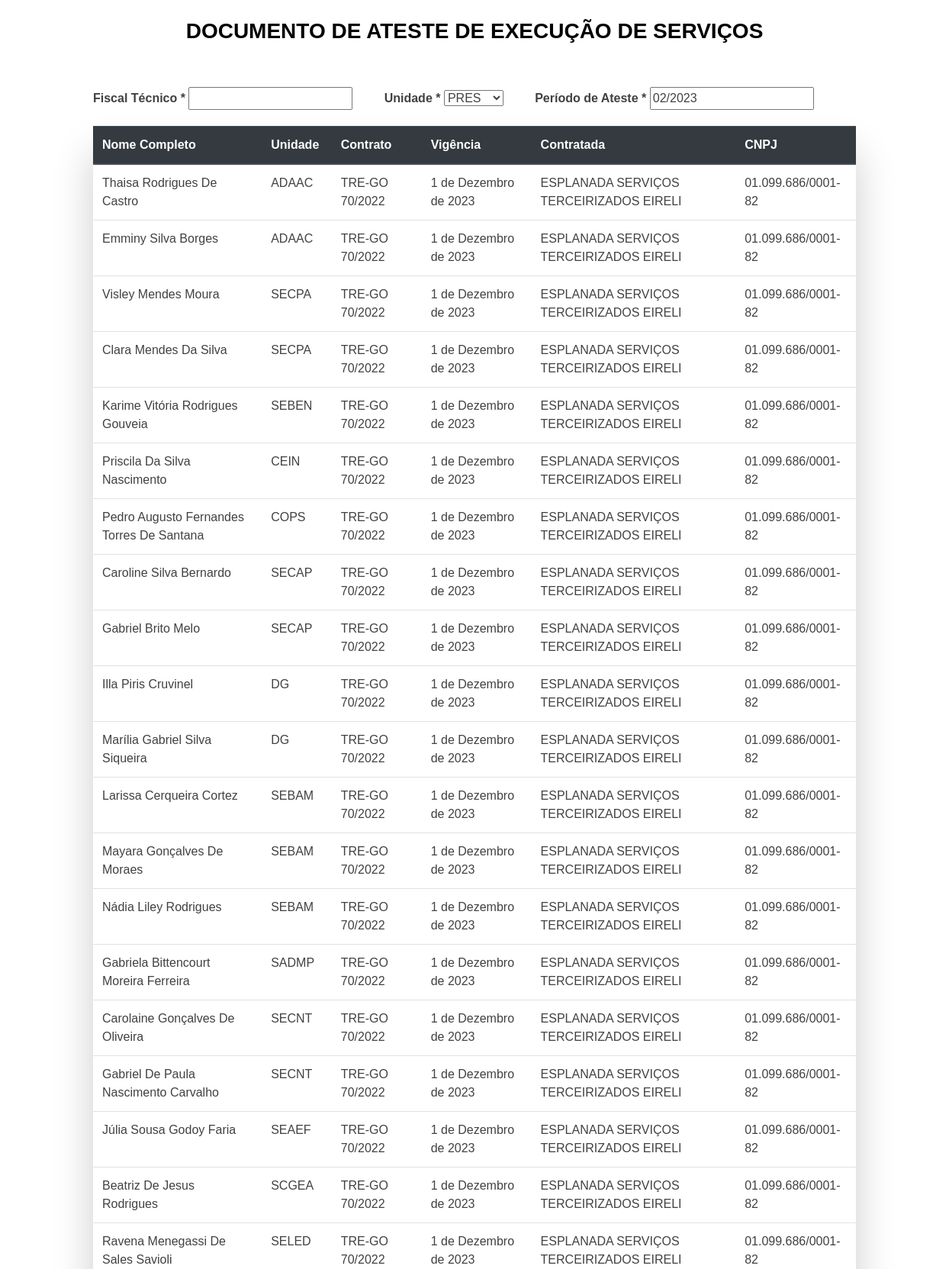
Screenshot of /gerador (signed in, upper part) with the database file from the repository.
### core/models.py (models this page shows, shortened)
class Terceirizado(models.Model):
    nome_completo = models.CharField(max_length=100)
    unidade = models.CharField(max_length=100)
    contrato = models.CharField(max_length=100)
    vigencia = models.DateField()
    contratada = models.CharField(max_length=100)
    cnpj_contratada = models.CharField(max_length=18)
    usuario_cadastro = models.CharField(max_length=100, blank=True)
    cargo = models.CharField(max_length=100)
    is_active = models.BooleanField(default=True)

### core/views.py (the view)
# urls.py: path('gerador', views.gerador, name='gerador'),
@login_required
def gerador(request):
    if request.method == 'GET':
        current_user = request.user
        today = datetime.date.today()
        first = today.replace(day=1)
        last_month = first - datetime.timedelta(days=1)
        referencia = last_month.strftime("%m/%Y")
        if request.user.is_superuser:
            terc = Terceirizado.objects.filter(is_active = True)
        else:
            terc = Terceirizado.objects.filter(usuario_cadastro = request.user.username).filter(is_active = True)
        context = {}
        context['user'] = current_user
        context['referencia'] = referencia
        context['terc'] = terc
        return render(request, 'gerador_DAES.html', context)

### templates/gerador_DAES.html (shortened to what this page needs)
<!DOCTYPE html>
{% load static %}
<html>
  <head>
    <link rel="stylesheet" type="text/css" href="{% static 'css/style.css' %}">
    <link rel="stylesheet" href="{% static 'css/bootstrap.min.css' %}">
  </head>
  <body id="container">
    <div class="testbox">
        <br>
        <center><h3 style="font-weight: bold; color: black;">DOCUMENTO DE ATESTE DE EXECUÇÃO DE SERVIÇOS</h3></center>
        <br>
        <br>
        <div class="atrasos">
          <div class="inlineatrasos" style="margin-right: 4.6vh;">
          <label style="font-weight: bold;" for="fiscal">Fiscal Técnico <span class="required">*</span></label>
          <input type="text" name="fiscal" value = "{{request.user.get_full_name}}" />
        </div>
        <div class="inlineatrasos" style="margin-right: 4.6vh;">
          <label style="font-weight: bold;" for="unidade">Unidade <span class="required">*</span></label>
          <select required name="unidade" id="unidSelect">
            <option value="pres">PRES</option>
          </select>
        </div>
      <div class="inlineatrasos">
          <label style="font-weight: bold;" for="periodo">Período de Ateste <span class="required">*</span></label>
          <input type="text" name="fiscal" value = "{{referencia}}" />
        </div>
      </div>
        <div class="table-wrapper-daes" style="margin: 10px 0px 0px;">
          <table class="table">
              <thead  class="thead-dark">
                  <tr>
                      <th>Nome Completo</th>
                      <th>Unidade</th>
                      <th>Contrato</th>
                      <th>Vigência</th>
                      <th>Contratada</th>
                      <th>CNPJ</th>
                  </tr>
              </thead>
              <tbody>
              {% for r in terc %}
                  <tr>
                      <td>{{ r.nome_completo }}</td>
                      <td>{{ r.unidade }}</td>
                      <td>{{ r.contrato }}</td>
                      <td>{{ r.vigencia }}</td>
                      <td>{{ r.contratada }}</td>
                      <td>{{ r.cnpj_contratada }}</td>
                  </tr>
              {% endfor %}
              </tbody>
          </table>
      </div>
      <br><br>
      <br>
        <br>
        <br>
    </div>
  </body>
</html>

### static/css/style.css (style rules this page uses)
* { box-sizing: border-box; -webkit-box-sizing: border-box; -moz-box-sizing: border-box; }
body { font-family: Helvetica; -webkit-font-smoothing: antialiased; background: rgb(194, 216, 240); }

### templates/gerador_DAES.html (style rules this page uses)
* { font-family: Arial, Helvetica, sans-serif; color: rgb(65, 65, 65); -webkit-print-color-adjust: exact !important; print-color-adjust: exact !important; }
#container { width: 1000px; margin: 0 auto; }
.atrasos .inlineatrasos { display: inline-block; }
.table-wrapper-daes { margin: 10px 70px 70px; box-shadow: 0px 35px 50px rgba( 0, 0, 0, 0.2 ); height: auto; }

### rows the page displays
Terceirizado: nome_completo "Thaisa Rodrigues De Castro", unidade "ADAAC", contrato "TRE-GO 70/2022", vigencia "1 de Dezembro de 2023", contratada "ESPLANADA SERVIÇOS TERCEIRIZADOS EIRELI", cnpj_contratada "01.099.686/0001-82"
Terceirizado: nome_completo "Emminy Silva Borges", unidade "ADAAC", contrato "TRE-GO 70/2022", vigencia "1 de Dezembro de 2023", contratada "ESPLANADA SERVIÇOS TERCEIRIZADOS EIRELI", cnpj_contratada "01.099.686/0001-82"
Terceirizado: nome_completo "Visley Mendes Moura", unidade "SECPA", contrato "TRE-GO 70/2022", vigencia "1 de Dezembro de 2023", contratada "ESPLANADA SERVIÇOS TERCEIRIZADOS EIRELI", cnpj_contratada "01.099.686/0001-82"
Terceirizado: nome_completo "Clara Mendes Da Silva", unidade "SECPA", contrato "TRE-GO 70/2022", vigencia "1 de Dezembro de 2023", contratada "ESPLANADA SERVIÇOS TERCEIRIZADOS EIRELI", cnpj_contratada "01.099.686/0001-82"
Terceirizado: nome_completo "Karime Vitória Rodrigues Gouveia", unidade "SEBEN", contrato "TRE-GO 70/2022", vigencia "1 de Dezembro de 2023", contratada "ESPLANADA SERVIÇOS TERCEIRIZADOS EIRELI", cnpj_contratada "01.099.686/0001-82"
Terceirizado: nome_completo "Priscila Da Silva Nascimento", unidade "CEIN", contrato "TRE-GO 70/2022", vigencia "1 de Dezembro de 2023", contratada "ESPLANADA SERVIÇOS TERCEIRIZADOS EIRELI", cnpj_contratada "01.099.686/0001-82"
Terceirizado: nome_completo "Pedro Augusto Fernandes Torres De Santana", unidade "COPS", contrato "TRE-GO 70/2022", vigencia "1 de Dezembro de 2023", contratada "ESPLANADA SERVIÇOS TERCEIRIZADOS EIRELI", cnpj_contratada "01.099.686/0001-82"
Terceirizado: nome_completo "Caroline Silva Bernardo", unidade "SECAP", contrato "TRE-GO 70/2022", vigencia "1 de Dezembro de 2023", contratada "ESPLANADA SERVIÇOS TERCEIRIZADOS EIRELI", cnpj_contratada "01.099.686/0001-82"
Terceirizado: nome_completo "Gabriel Brito Melo", unidade "SECAP", contrato "TRE-GO 70/2022", vigencia "1 de Dezembro de 2023", contratada "ESPLANADA SERVIÇOS TERCEIRIZADOS EIRELI", cnpj_contratada "01.099.686/0001-82"
Terceirizado: nome_completo "Illa Piris Cruvinel", unidade "DG", contrato "TRE-GO 70/2022", vigencia "1 de Dezembro de 2023", contratada "ESPLANADA SERVIÇOS TERCEIRIZADOS EIRELI", cnpj_contratada "01.099.686/0001-82"
Terceirizado: nome_completo "Marília Gabriel Silva Siqueira", unidade "DG", contrato "TRE-GO 70/2022", vigencia "1 de Dezembro de 2023", contratada "ESPLANADA SERVIÇOS TERCEIRIZADOS EIRELI", cnpj_contratada "01.099.686/0001-82"
Terceirizado: nome_completo "Larissa Cerqueira Cortez", unidade "SEBAM", contrato "TRE-GO 70/2022", vigencia "1 de Dezembro de 2023", contratada "ESPLANADA SERVIÇOS TERCEIRIZADOS EIRELI", cnpj_contratada "01.099.686/0001-82"
Terceirizado: nome_completo "Mayara Gonçalves De Moraes", unidade "SEBAM", contrato "TRE-GO 70/2022", vigencia "1 de Dezembro de 2023", contratada "ESPLANADA SERVIÇOS TERCEIRIZADOS EIRELI", cnpj_contratada "01.099.686/0001-82"
Terceirizado: nome_completo "Nádia Liley Rodrigues", unidade "SEBAM", contrato "TRE-GO 70/2022", vigencia "1 de Dezembro de 2023", contratada "ESPLANADA SERVIÇOS TERCEIRIZADOS EIRELI", cnpj_contratada "01.099.686/0001-82"
Terceirizado: nome_completo "Gabriela Bittencourt Moreira Ferreira", unidade "SADMP", contrato "TRE-GO 70/2022", vigencia "1 de Dezembro de 2023", contratada "ESPLANADA SERVIÇOS TERCEIRIZADOS EIRELI", cnpj_contratada "01.099.686/0001-82"
Terceirizado: nome_completo "Carolaine Gonçalves De Oliveira", unidade "SECNT", contrato "TRE-GO 70/2022", vigencia "1 de Dezembro de 2023", contratada "ESPLANADA SERVIÇOS TERCEIRIZADOS EIRELI", cnpj_contratada "01.099.686/0001-82"
Terceirizado: nome_completo "Gabriel De Paula Nascimento Carvalho", unidade "SECNT", contrato "TRE-GO 70/2022", vigencia "1 de Dezembro de 2023", contratada "ESPLANADA SERVIÇOS TERCEIRIZADOS EIRELI", cnpj_contratada "01.099.686/0001-82"
Terceirizado: nome_completo "Júlia Sousa Godoy Faria", unidade "SEAEF", contrato "TRE-GO 70/2022", vigencia "1 de Dezembro de 2023", contratada "ESPLANADA SERVIÇOS TERCEIRIZADOS EIRELI", cnpj_contratada "01.099.686/0001-82"
Terceirizado: nome_completo "Beatriz De Jesus Rodrigues", unidade "SCGEA", contrato "TRE-GO 70/2022", vigencia "1 de Dezembro de 2023", contratada "ESPLANADA SERVIÇOS TERCEIRIZADOS EIRELI", cnpj_contratada "01.099.686/0001-82"
Terceirizado: nome_completo "Ravena Menegassi De Sales Savioli", unidade "SELED", contrato "TRE-GO 70/2022", vigencia "1 de Dezembro de 2023", contratada "ESPLANADA SERVIÇOS TERCEIRIZADOS EIRELI", cnpj_contratada "01.099.686/0001-82"
